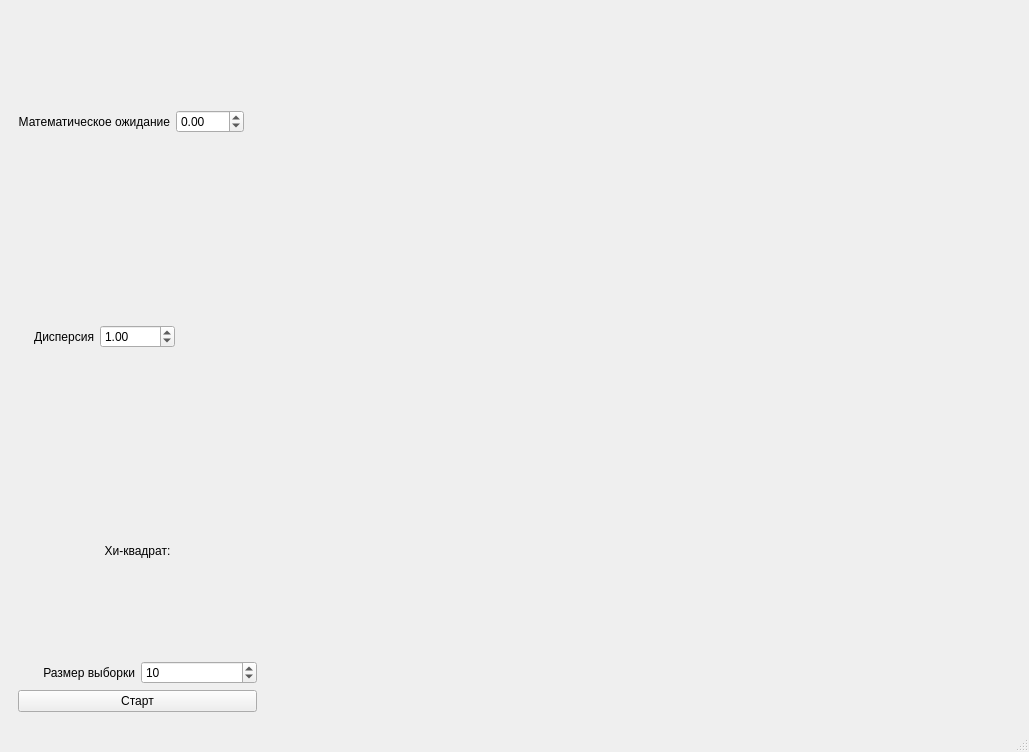
<?xml version="1.0" encoding="UTF-8"?>
<ui version="4.0">
 <class>MainWindow</class>
 <widget class="QMainWindow" name="MainWindow">
  <property name="geometry">
   <rect>
    <x>0</x>
    <y>0</y>
    <width>1029</width>
    <height>752</height>
   </rect>
  </property>
  <property name="windowTitle">
   <string>MainWindow</string>
  </property>
  <widget class="QWidget" name="centralwidget">
   <property name="minimumSize">
    <size>
     <width>0</width>
     <height>0</height>
    </size>
   </property>
   <layout class="QHBoxLayout" name="horizontalLayout" stretch="0,1">
    <item>
     <widget class="QWidget" name="wdg_input" native="true">
      <layout class="QVBoxLayout" name="verticalLayout" stretch="0,0,0,0,0">
       <property name="sizeConstraint">
        <enum>QLayout::SizeConstraint::SetDefaultConstraint</enum>
       </property>
       <item>
        <layout class="QHBoxLayout" name="horizontalLayout_2">
         <item>
          <widget class="QLabel" name="label">
           <property name="text">
            <string>Математическое ожидание</string>
           </property>
           <property name="alignment">
            <set>Qt::AlignmentFlag::AlignRight|Qt::AlignmentFlag::AlignTrailing|Qt::AlignmentFlag::AlignVCenter</set>
           </property>
          </widget>
         </item>
         <item>
          <widget class="QDoubleSpinBox" name="dsb_mean">
           <property name="minimum">
            <double>-100.000000000000000</double>
           </property>
           <property name="maximum">
            <double>100.000000000000000</double>
           </property>
          </widget>
         </item>
         <item>
          <widget class="QLabel" name="emp_mean">
           <property name="text">
            <string/>
           </property>
          </widget>
         </item>
        </layout>
       </item>
       <item>
        <layout class="QHBoxLayout" name="horizontalLayout_3">
         <item>
          <widget class="QLabel" name="label_2">
           <property name="text">
            <string>Дисперсия</string>
           </property>
           <property name="alignment">
            <set>Qt::AlignmentFlag::AlignRight|Qt::AlignmentFlag::AlignTrailing|Qt::AlignmentFlag::AlignVCenter</set>
           </property>
          </widget>
         </item>
         <item>
          <widget class="QDoubleSpinBox" name="dsb_var">
           <property name="decimals">
            <number>2</number>
           </property>
           <property name="minimum">
            <double>0.000000000000000</double>
           </property>
           <property name="maximum">
            <double>100.000000000000000</double>
           </property>
           <property name="value">
            <double>1.000000000000000</double>
           </property>
          </widget>
         </item>
         <item>
          <widget class="QLabel" name="emp_var">
           <property name="text">
            <string/>
           </property>
          </widget>
         </item>
        </layout>
       </item>
       <item>
        <widget class="QLabel" name="chi_squared">
         <property name="text">
          <string>Хи-квадрат:</string>
         </property>
         <property name="alignment">
          <set>Qt::AlignmentFlag::AlignCenter</set>
         </property>
        </widget>
       </item>
       <item>
        <layout class="QHBoxLayout" name="horizontalLayout_4">
         <item>
          <widget class="QLabel" name="label_3">
           <property name="text">
            <string>Размер выборки</string>
           </property>
           <property name="alignment">
            <set>Qt::AlignmentFlag::AlignRight|Qt::AlignmentFlag::AlignTrailing|Qt::AlignmentFlag::AlignVCenter</set>
           </property>
          </widget>
         </item>
         <item>
          <widget class="QSpinBox" name="dsb_N">
           <property name="minimum">
            <number>1</number>
           </property>
           <property name="maximum">
            <number>1000000</number>
           </property>
           <property name="singleStep">
            <number>100</number>
           </property>
           <property name="value">
            <number>10</number>
           </property>
          </widget>
         </item>
        </layout>
       </item>
       <item>
        <widget class="QPushButton" name="pushButton">
         <property name="text">
          <string>Старт</string>
         </property>
        </widget>
       </item>
      </layout>
     </widget>
    </item>
    <item>
     <widget class="QWidget" name="wdg_graph" native="true"/>
    </item>
   </layout>
  </widget>
  <widget class="QMenuBar" name="menubar">
   <property name="geometry">
    <rect>
     <x>0</x>
     <y>0</y>
     <width>1029</width>
     <height>23</height>
    </rect>
   </property>
  </widget>
  <widget class="QStatusBar" name="statusbar"/>
 </widget>
 <resources/>
 <connections/>
</ui>
